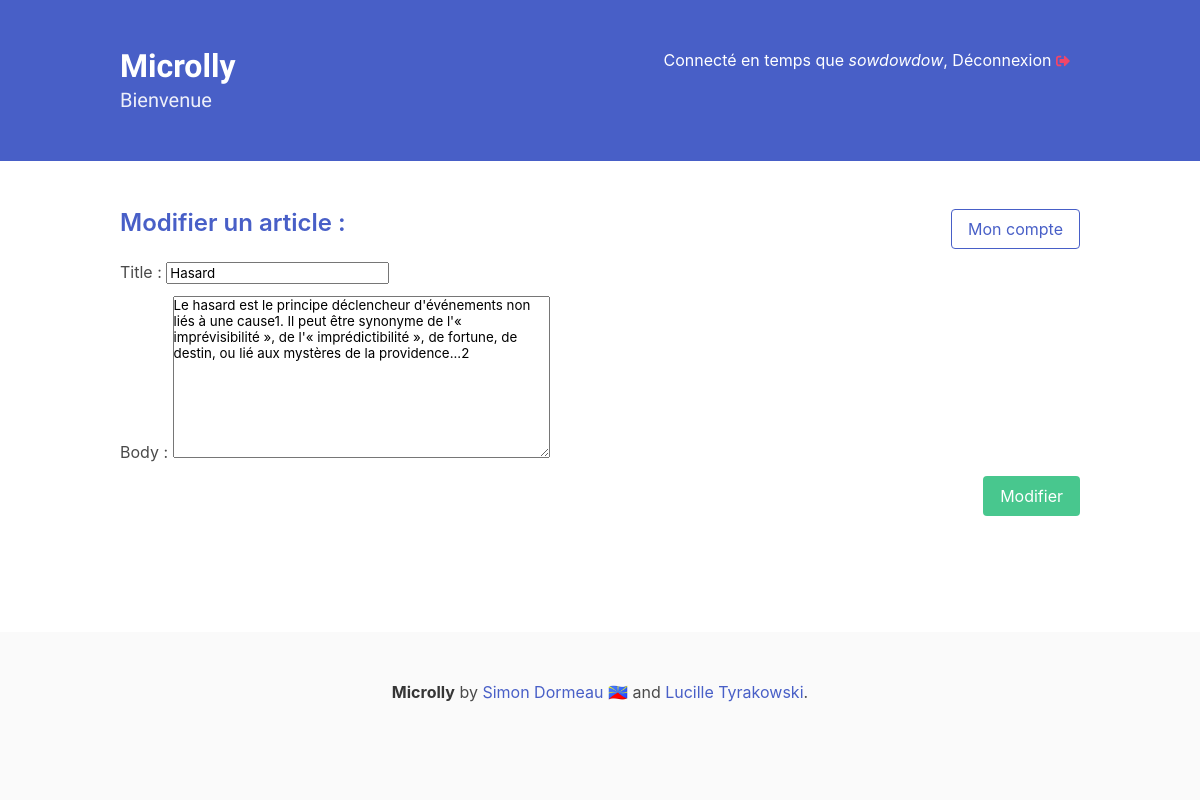
/edit-post/15/ (signed in), run on an earlier commit of the app's database.
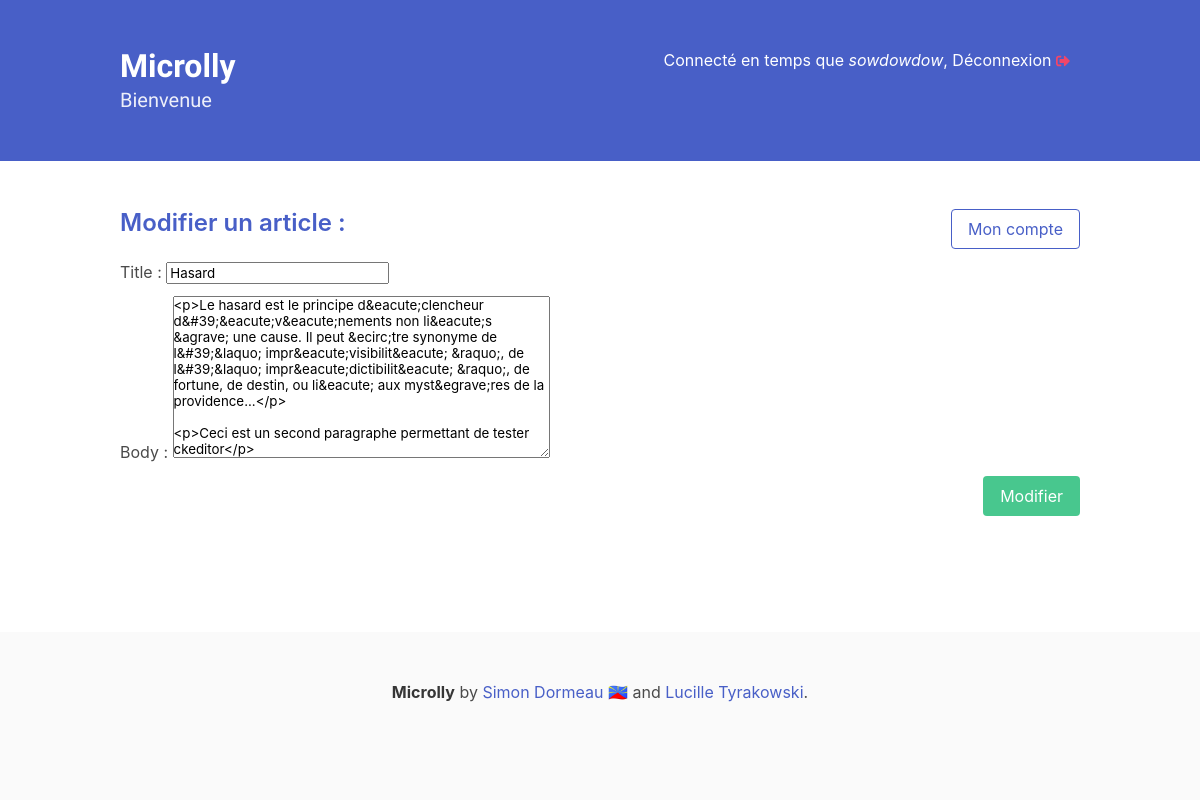
And on a later commit of the database.
### Microlly/models.py (models this page shows, shortened)
class Post(models.Model):
    title = models.CharField(max_length=150)
    body = RichTextField()
    author = models.ForeignKey(User, on_delete=models.CASCADE)
    creation_date = models.DateField(auto_now_add=True)
    update_date = models.DateField(auto_now=True)
    class Meta:
        ordering = ("-id",)
        verbose_name = "Publication"
        verbose_name_plural = "Publications"

### Microlly/views.py (the view, shortened to what this page needs)
# urls.py: path("edit-post/<int:id>/", views.editPost, name="edit_post"),
@login_required
def editPost(request, id):
    post = get_object_or_404(Post, pk=id)
    if post.author != request.user:
        raise PermissionDenied
    form = forms.PostEditForm(instance=post)
    return render(request, "edit_post.html", {"form": form})

### Microlly/forms.py
class PostEditForm(forms.ModelForm):
    class Meta:
        model = models.Post
        fields = ["id", "title", "body"]

### Microlly/templates/edit_post.html
{% extends 'base.html' %}
{% block body %}
<h1 class="title is-4 has-text-link">Modifier un article :</h1>
<form method="post">
    {% include "form_snippet.html" %}
    <input class="button is-success is-pulled-right" type="submit" value="Modifier">
</form>
{% endblock body %}

### Microlly/templates/form_snippet.html (shortened to what this page needs)
{% for field in form %}
    <div class="field">
        {{ field.label_tag }}
        {{ field }}
    </div>
{% endfor %}

What changed in the data, as far as the page shows it:
changed Post "Hasard": body "Le hasard est le principe déclencheur d'événements non liés à une cause1. Il peut être synonyme de l'« imprévisibilité », de l'« imprédictibilité », de fortune, de destin, ou lié aux mystères de la providence...2" → "<p>Le hasard est le principe d&eacute;clencheur d&#39;&eacute;v&eacute;nements non li&eacute;s &agrave; une cause. Il peut &ecirc;tre synonyme de l&#39;&laquo; impr&eacute;visibilit&eacute; &raquo;, de l&#39;&laquo; impr&eacute;dictibilit&eacute; &raquo;, de fortune, de destin, ou li&eacute; aux myst&egrave;res de la providence...</p> <p>Ceci est un second paragraphe permettant de tester ckeditor</p>"
